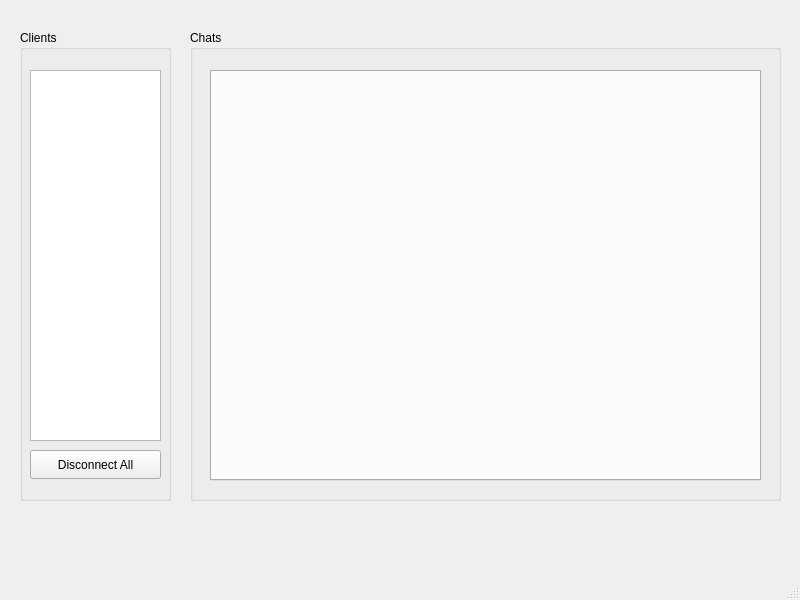
<?xml version="1.0" encoding="UTF-8"?>
<ui version="4.0">
 <class>MainWindow</class>
 <widget class="QMainWindow" name="MainWindow">
  <property name="geometry">
   <rect>
    <x>0</x>
    <y>0</y>
    <width>800</width>
    <height>600</height>
   </rect>
  </property>
  <property name="windowTitle">
   <string>Server</string>
  </property>
  <widget class="QWidget" name="centralwidget">
   <widget class="QGroupBox" name="groupBox">
    <property name="geometry">
     <rect>
      <x>20</x>
      <y>30</y>
      <width>151</width>
      <height>471</height>
     </rect>
    </property>
    <property name="title">
     <string>Clients</string>
    </property>
    <widget class="QListWidget" name="listClients">
     <property name="geometry">
      <rect>
       <x>10</x>
       <y>40</y>
       <width>131</width>
       <height>371</height>
      </rect>
     </property>
    </widget>
    <widget class="QPushButton" name="btnDisconnectAll">
     <property name="geometry">
      <rect>
       <x>10</x>
       <y>420</y>
       <width>131</width>
       <height>29</height>
      </rect>
     </property>
     <property name="text">
      <string>Disconnect All</string>
     </property>
    </widget>
   </widget>
   <widget class="QGroupBox" name="grpChats">
    <property name="geometry">
     <rect>
      <x>190</x>
      <y>30</y>
      <width>591</width>
      <height>471</height>
     </rect>
    </property>
    <property name="title">
     <string>Chats</string>
    </property>
    <widget class="QTabWidget" name="tbChats">
     <property name="geometry">
      <rect>
       <x>20</x>
       <y>40</y>
       <width>551</width>
       <height>411</height>
      </rect>
     </property>
     <property name="currentIndex">
      <number>-1</number>
     </property>
    </widget>
   </widget>
  </widget>
  <widget class="QStatusBar" name="statusbar"/>
 </widget>
 <resources/>
 <connections/>
</ui>
